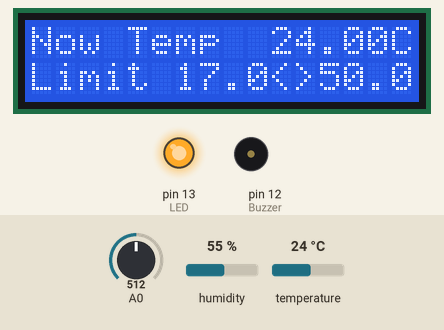
Recording of a sketch running on a simulated Arduino Uno, built with avr-gcc and run on an emulated ATmega328P. Parts: 16×2 character LCD, output pins drawn as LEDs (lit = HIGH), buzzer (waves = sounding, pin HIGH). Inputs (shaded band) come from the test bench; at power-on: temperature 24 °C, A0 = 512, humidity 55 %. What the sketch prints to the serial monitor is not drawn.

Above: at 1.7 s.
1.8 s: temperature set to 12 °C
At 3.1 s:
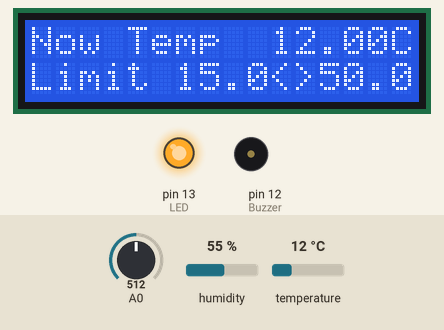
4.2 s: A0 set to 306
At 4.7 s:
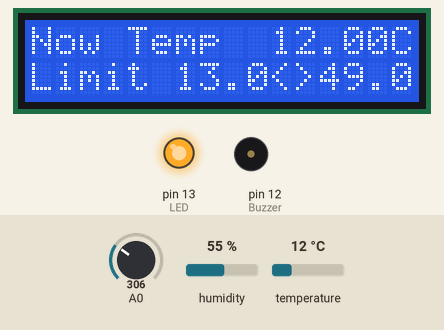
5.7 s: temperature set to 41 °C
At 8.9 s:
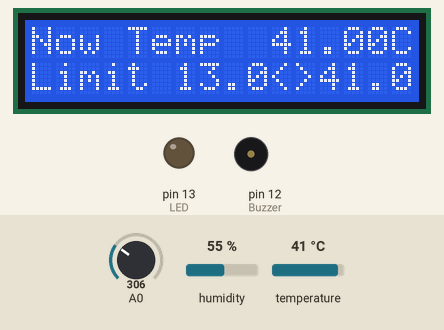
11.6 s: A0 set to 208
13.1 s: A0 set to 181
At 13.7 s:
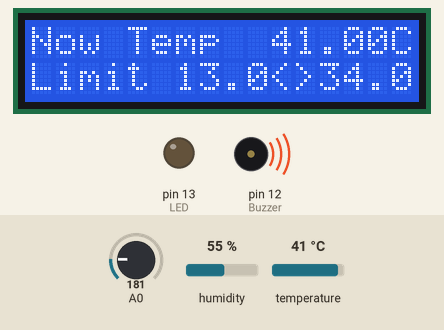
19.3 s: temperature set to 19 °C
At 20.0 s:
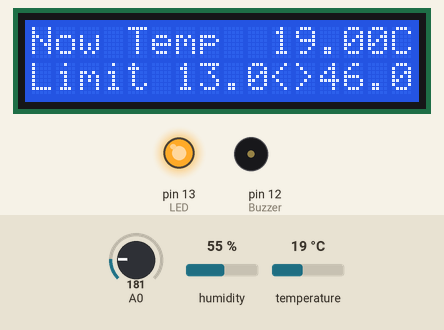
Timing chart, 0 to 22.1 s (numbered marks = the images above; inputs shaded):
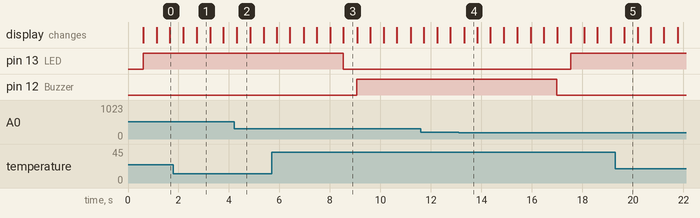

The sketch:

LAB14_Temperature_Control_with_Switch.ino
```cpp
#include <DHT.h>


#define DHTPIN 3 // ส่งค่าเซนเซอร์วัดอุณหภูมิไปขา 3

#define DHTTYPE DHT11 // ประกาศว่าใช้ Library ของ DHT11

//#define DHTTYPE DHT22 // ประกาศว่าใช้ Library ของ DHT22
DHT dht(DHTPIN, DHTTYPE);

#include <LiquidCrystal.h>
//LCD pin to Arduino
const int pin_RS = 8;
const int pin_EN = 9;
const int pin_d4 = 4;
const int pin_d5 = 5;
const int pin_d6 = 6;
const int pin_d7 = 7;
const int pin_BL = 10;
LiquidCrystal lcd( pin_RS,  pin_EN,  pin_d4,  pin_d5,  pin_d6,  pin_d7); // ประกาศ Charactor

int Buzzer = 12; // ต่อกับ Buzzer แจ้งเตือนอุณหภมิูสูงกว่าค่าที่กำหนด
int LED = 13; // ต่อกับ LED สำหรับแจ้งเตือนอุณหภูมิต่ำกว่าที่กำหนด
int Pumppin = 2;

float TempValue;
float TempHighLimit = 50; // ค่าเริ่มต้น ควบคุมอุณหภูมิด้านสูงที่ 50 องศาเซลเซียส
float TempLowLimit = 20; // ค่าเริ่มต้น ควบคุมอุณหภูมิด้านต่ำที่ 20 องศาเซลเซียส


void setup()
{
 lcd.begin(16, 2);
 lcd.setCursor(0,0); // บรรทัดที่ 1  ( 0 แรกคือตำแหน่ง , 0 หลังคือ บรรทัดที่ 1)
 lcd.print("Modela LAB14"); // ข้อความที่แสดง
 lcd.setCursor(0,1); // บรรทัดที่ 2  ( 0 แรกคือตำแหน่ง , 1 หลังคือ บรรทัดที่ 2)
 lcd.print("TEMPERATURE CONTROL:"); // ข้อความที่แสดง

pinMode(LED,OUTPUT);
pinMode(Buzzer,OUTPUT);
delay(500);
Serial.begin(9600);
dht.begin();

}


void loop()
{

 {
  int x;
 x = analogRead (0); // อ่านสัญญาณ
 lcd.setCursor(10,1);
 if (x < 60) {  // ถ้า 1-59 แสดงว่ากดปุ่ม ขวา
   TempLowLimit = TempLowLimit + 1;
 }
 else if (x < 200) { // ถ้า 60 - 199 แสดงว่ากดปุ่ม บน
   TempHighLimit = TempHighLimit + 1;
 }
 else if (x < 400){ // ถ้า 200 - 399 แสดงว่ากดปุ่ม ล่าง
   TempHighLimit = TempHighLimit - 1;
 }
 else if (x < 600){ // ถ้า 400 - 599 แสดงว่ากดปุ่ม ซ้าย
    TempLowLimit = TempLowLimit - 1;
 }
 else if (x < 800){ // ถ้า 600 - 799 แสดงว่่ากดปุ่ม เลือก
 }
}


//Temp Display

  {
    float h = dht.readHumidity(); // รับค่าอุณหภูมิบันทึกในตัวแรป h
    float t = dht.readTemperature(); // รับค่าความชื้นบันทึกในตัวแปร t

    // สามารถดูค่าเซนเซอร์ที่วัดได้้จากเมนู Tool / Serial Monitor
    if (isnan(t) || isnan(h)) {
    Serial.println("Failed to read from DHT");
      } else {
    Serial.print("Humidity: ");
    Serial.print(h);
    Serial.print(" %\t");
    Serial.print("Temperature: ");
    Serial.print(t);
    Serial.println(" *C");
    TempValue = t;

 lcd.clear();
 lcd.setCursor(0,0); // บรรทัดที่ 1  ( 0 แรกคือตำแหน่ง , 0 หลังคือ บรรทัดที่ 1)
 lcd.print("Now Temp"); // ข้อความที่แสดง
 lcd.setCursor(10,0); // บรรทัดที่ 2  ( 0 แรกคือตำแหน่ง , 1 หลังคือ บรรทัดที่ 2)
 lcd.print(TempValue); //
 lcd.setCursor(15,0); // บรรทัดที่ 1  ( 0 แรกคือตำแหน่ง , 0 หลังคือ บรรทัดที่ 1)
 lcd.print("C"); // ข้อความที่แสดง

 lcd.setCursor(0,1); // บรรทัดที่ 1  ( 0 แรกคือตำแหน่ง , 0 หลังคือ บรรทัดที่ 1)
 lcd.print("Limit"); // ข้อความที่แสดง
 lcd.setCursor(6,1); // บรรทัดที่ 1  ( 0 แรกคือตำแหน่ง , 0 หลังคือ บรรทัดที่ 1)
  lcd.print(TempLowLimit);
 lcd.setCursor(10,1); // บรรทัดที่ 1  ( 0 แรกคือตำแหน่ง , 0 หลังคือ บรรทัดที่ 1)
lcd.print("<>");
 lcd.setCursor(12,1); // บรรทัดที่ 1  ( 0 แรกคือตำแหน่ง , 0 หลังคือ บรรทัดที่ 1)
lcd.print(TempHighLimit);
}


// Control Temperature
{
if (TempValue > TempHighLimit)  // ถ้าอุณหภูมิสูงกว่ามี่กำหนดให้รีเลย์ต่อวงจร NO ให้ปั๊มทำงาน
 {
digitalWrite(Pumppin, HIGH); // ส่ง trigger ให้รีเลย์ทำงาน
digitalWrite(Buzzer, HIGH); // ให้ LED ตัวที่ 1 แจ้งเตือนอุณหภูมิสูงสว่าง
Serial.println("Temp Upper Status");
Serial.println(Buzzer);
  } else {
digitalWrite(Buzzer, LOW);
Serial.println("Temp Upper Status");
Serial.println(Buzzer);
  }

}

{
if (TempValue < TempHighLimit)  // ถ้าอุณหภูมิต่ำกว่ามี่กำหนดให้รีเลย์ตัดวงจร NO ให้ปั๊มหยุดทำงาน
 {
digitalWrite(Pumppin, LOW); // ส่ง trigger ให้รีเลยไม่ทำงาน
digitalWrite(LED, HIGH); // ให้ LED ตัวที่ 2 แจ้งเตือนอุณหภูมิต่ำสว่าง
Serial.println("Temp Lower Status");
Serial.println(LED);
  } else {
digitalWrite(LED, LOW);
Serial.println("Temp Lower Status");
Serial.println(LED);
   }

  }

delay(500);

 }
}
```

Measured:
- the behaviour switches between 200 and 199 on A0 (found by bisection; images 3 and 4)
- after the input at 5.7 s, pin 13 (LED): HIGH → LOW after 2.8 s; pin 12 (Buzzer): LOW → HIGH after 3.4 s
- after the input at 13.1 s, pin 13 (LED): LOW → HIGH after 4.4 s; pin 12 (Buzzer): HIGH → LOW after 3.9 s
- what the display in image 1 shows lasts 0.6 s, from 2.7 s to 3.3 s
